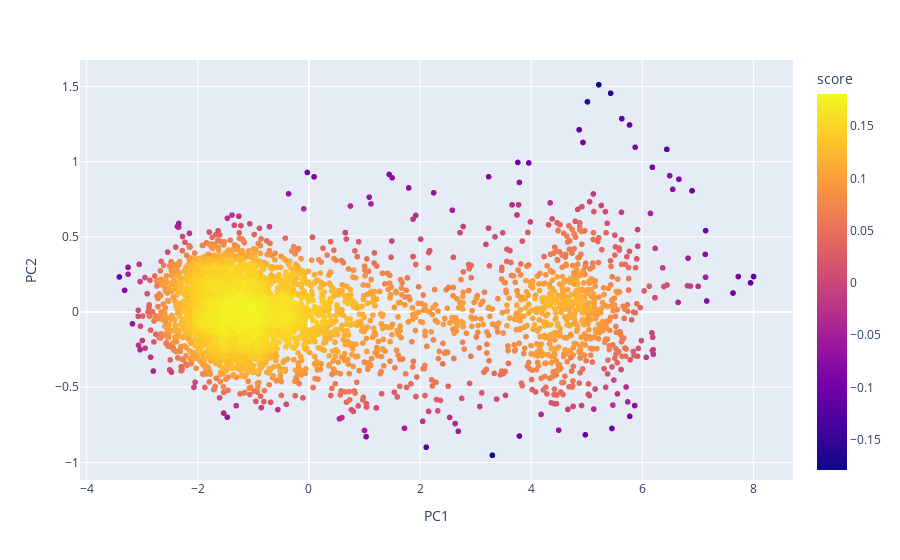

This figure's notebook cell:
### Code cell
fig = px.scatter(labeled_data2, x = "PC1", y = "PC2", color="score")
fig.show()

### Figure 1 — Plotly figure (JSON) as saved in the notebook; plotly's stock layout.template omitted (floating-point values rounded to 4 significant figures; data arrays with more than 128 entries replaced by an {"elided": "..."} marker saying what was removed)
{"data": [{"hovertemplate": "PC1=%{x}<br>PC2=%{y}<br>score=%{marker.color}<extra></extra>", "legendgroup": "", "marker": {"color": {"elided": "3986 float values"}, "coloraxis": "coloraxis", "symbol": "circle"}, "mode": "markers", "name": "", "showlegend": false, "type": "scattergl", "x": {"elided": "3986 float values"}, "xaxis": "x", "y": {"elided": "3986 float values"}, "yaxis": "y"}], "layout": {"coloraxis": {"colorbar": {"title": {"text": "score"}}, "colorscale": [[0, "#0d0887"], [0.1111, "#46039f"], [0.2222, "#7201a8"], [0.3333, "#9c179e"], [0.4444, "#bd3786"], [0.5556, "#d8576b"], [0.6667, "#ed7953"], [0.7778, "#fb9f3a"], [0.8889, "#fdca26"], [1, "#f0f921"]]}, "legend": {"tracegroupgap": 0}, "margin": {"t": 60}, "xaxis": {"anchor": "y", "domain": [0, 1], "title": {"text": "PC1"}}, "yaxis": {"anchor": "x", "domain": [0, 1], "title": {"text": "PC2"}}}}
